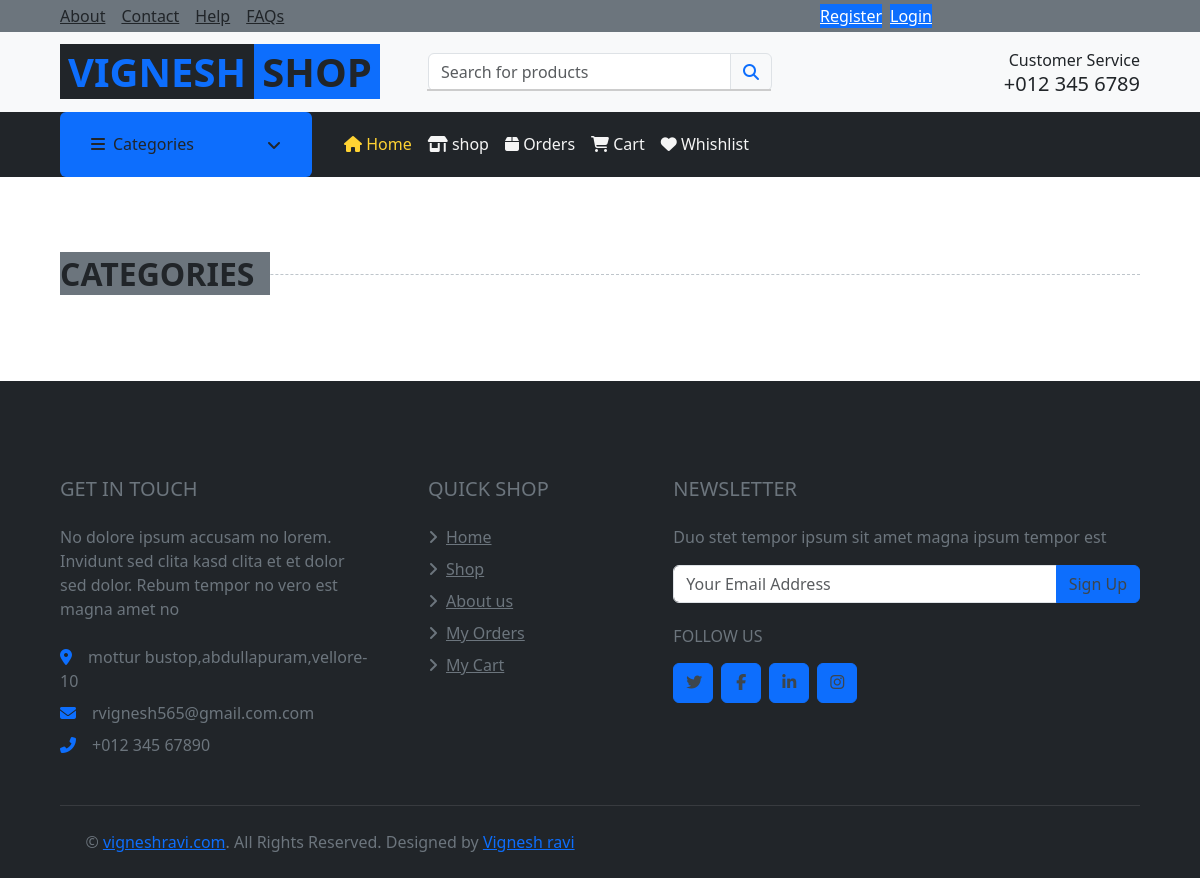
/myshop, run on an earlier commit of the app's database.
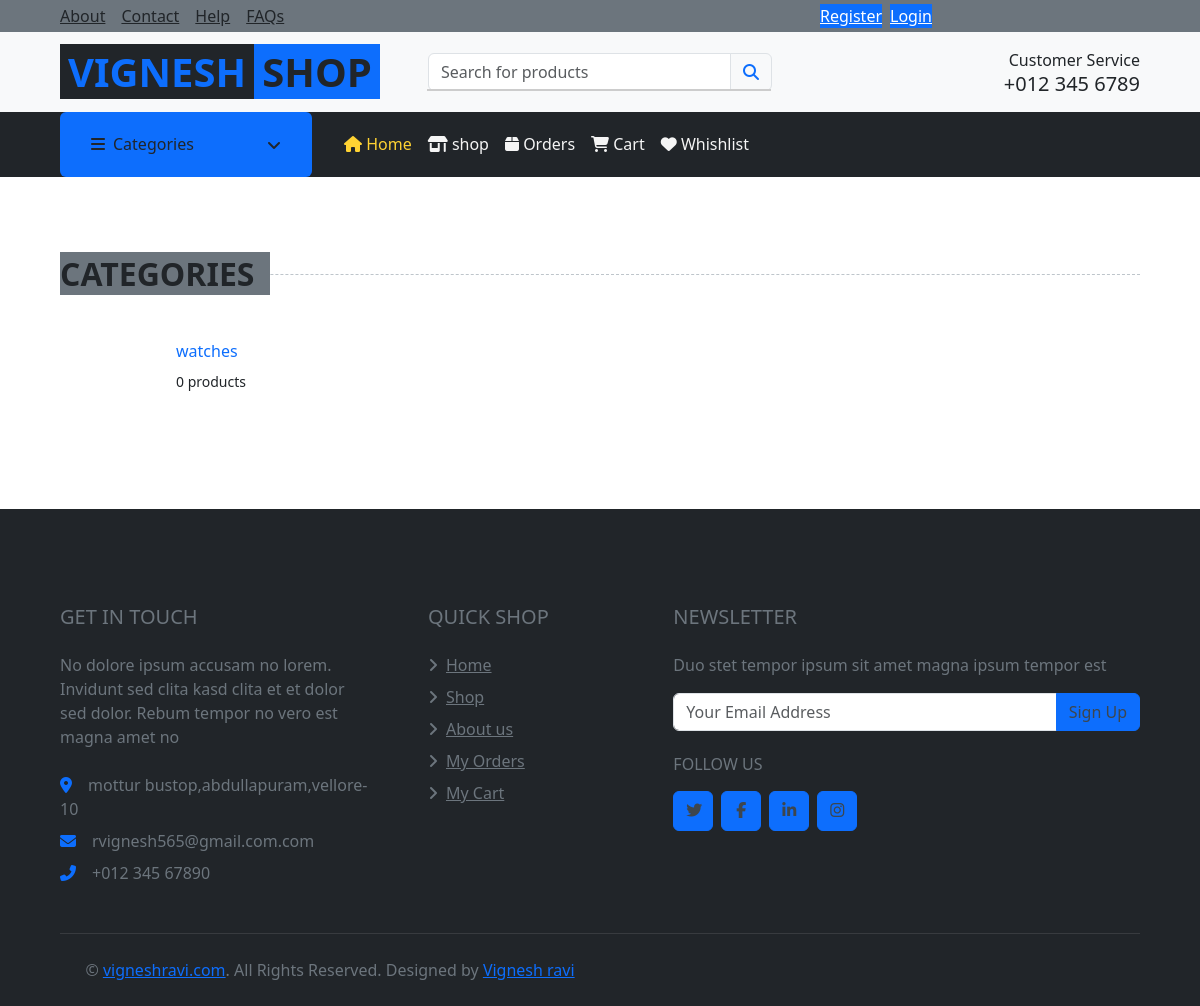
And on a later commit of the database.
### app/models.py (models this page shows, shortened)
class Category(models.Model):
    name = models.CharField(max_length=100)
    description = models.TextField()
    image = models.ImageField(upload_to='categories/')
    product_count = models.IntegerField(default=0)
    subcategory_count = models.IntegerField(default=0)
    created_at = models.DateTimeField(auto_now_add=True)
    updated_at = models.DateTimeField(auto_now=True)

### app/views.py (the view)
# urls.py: path('myshop', views.myshop, name='myshop'),
def myshop(request):
    categories = Category.objects.all()
    return render(request,'pages/myshop.html',{'categories':categories})

### templates/pages/myshop.html (shortened to what this page needs)
{% extends 'base/base.html' %}
{% block content %}
{% include 'inc/categories.html' %}
{% endblock content %}

### templates/inc/categories.html (shortened to what this page needs)
<div class="container-fluid pt-5">
    <h2 class="section-title position-relative text-uppercase mx-xl-5 mb-4"><span class="bg-secondary pr-3">Categories</span></h2>
    <div class="row px-xl-5 pb-3">
        {% for item in categories %}
        <div class="col-lg-3 col-md-4 col-sm-6 pb-1">
            <a class="text-decoration-none" href="{% url 'shop' item.name %}">
                <div class="cat-item d-flex align-items-center mb-4">
                    <div class="overflow-hidden" style="width: 100px; height: 100px;">
                    </div>
                    <div class="flex-fill pl-3">
                        <h6>{{item.name}}</h6>
                        <small class="text-body">{{item.product_count}} products</small>
                    </div>
                </div>
            </a>
        </div>
        {% endfor %}
    </div>
</div>

What changed in the data, as far as the page shows it:
added Category: name "watches", product_count "0"
